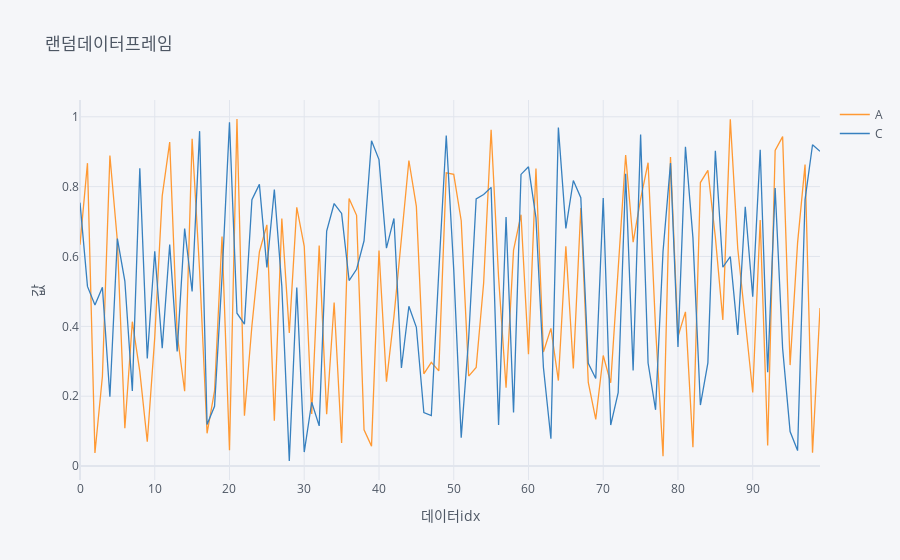

The code cell stored with this chart in its notebook:
### Code cell
df.loc[:, ['A','C']].iplot(kind='line', xTitle = "데이터idx", yTitle = "값",title = "랜덤데이터프레임")
